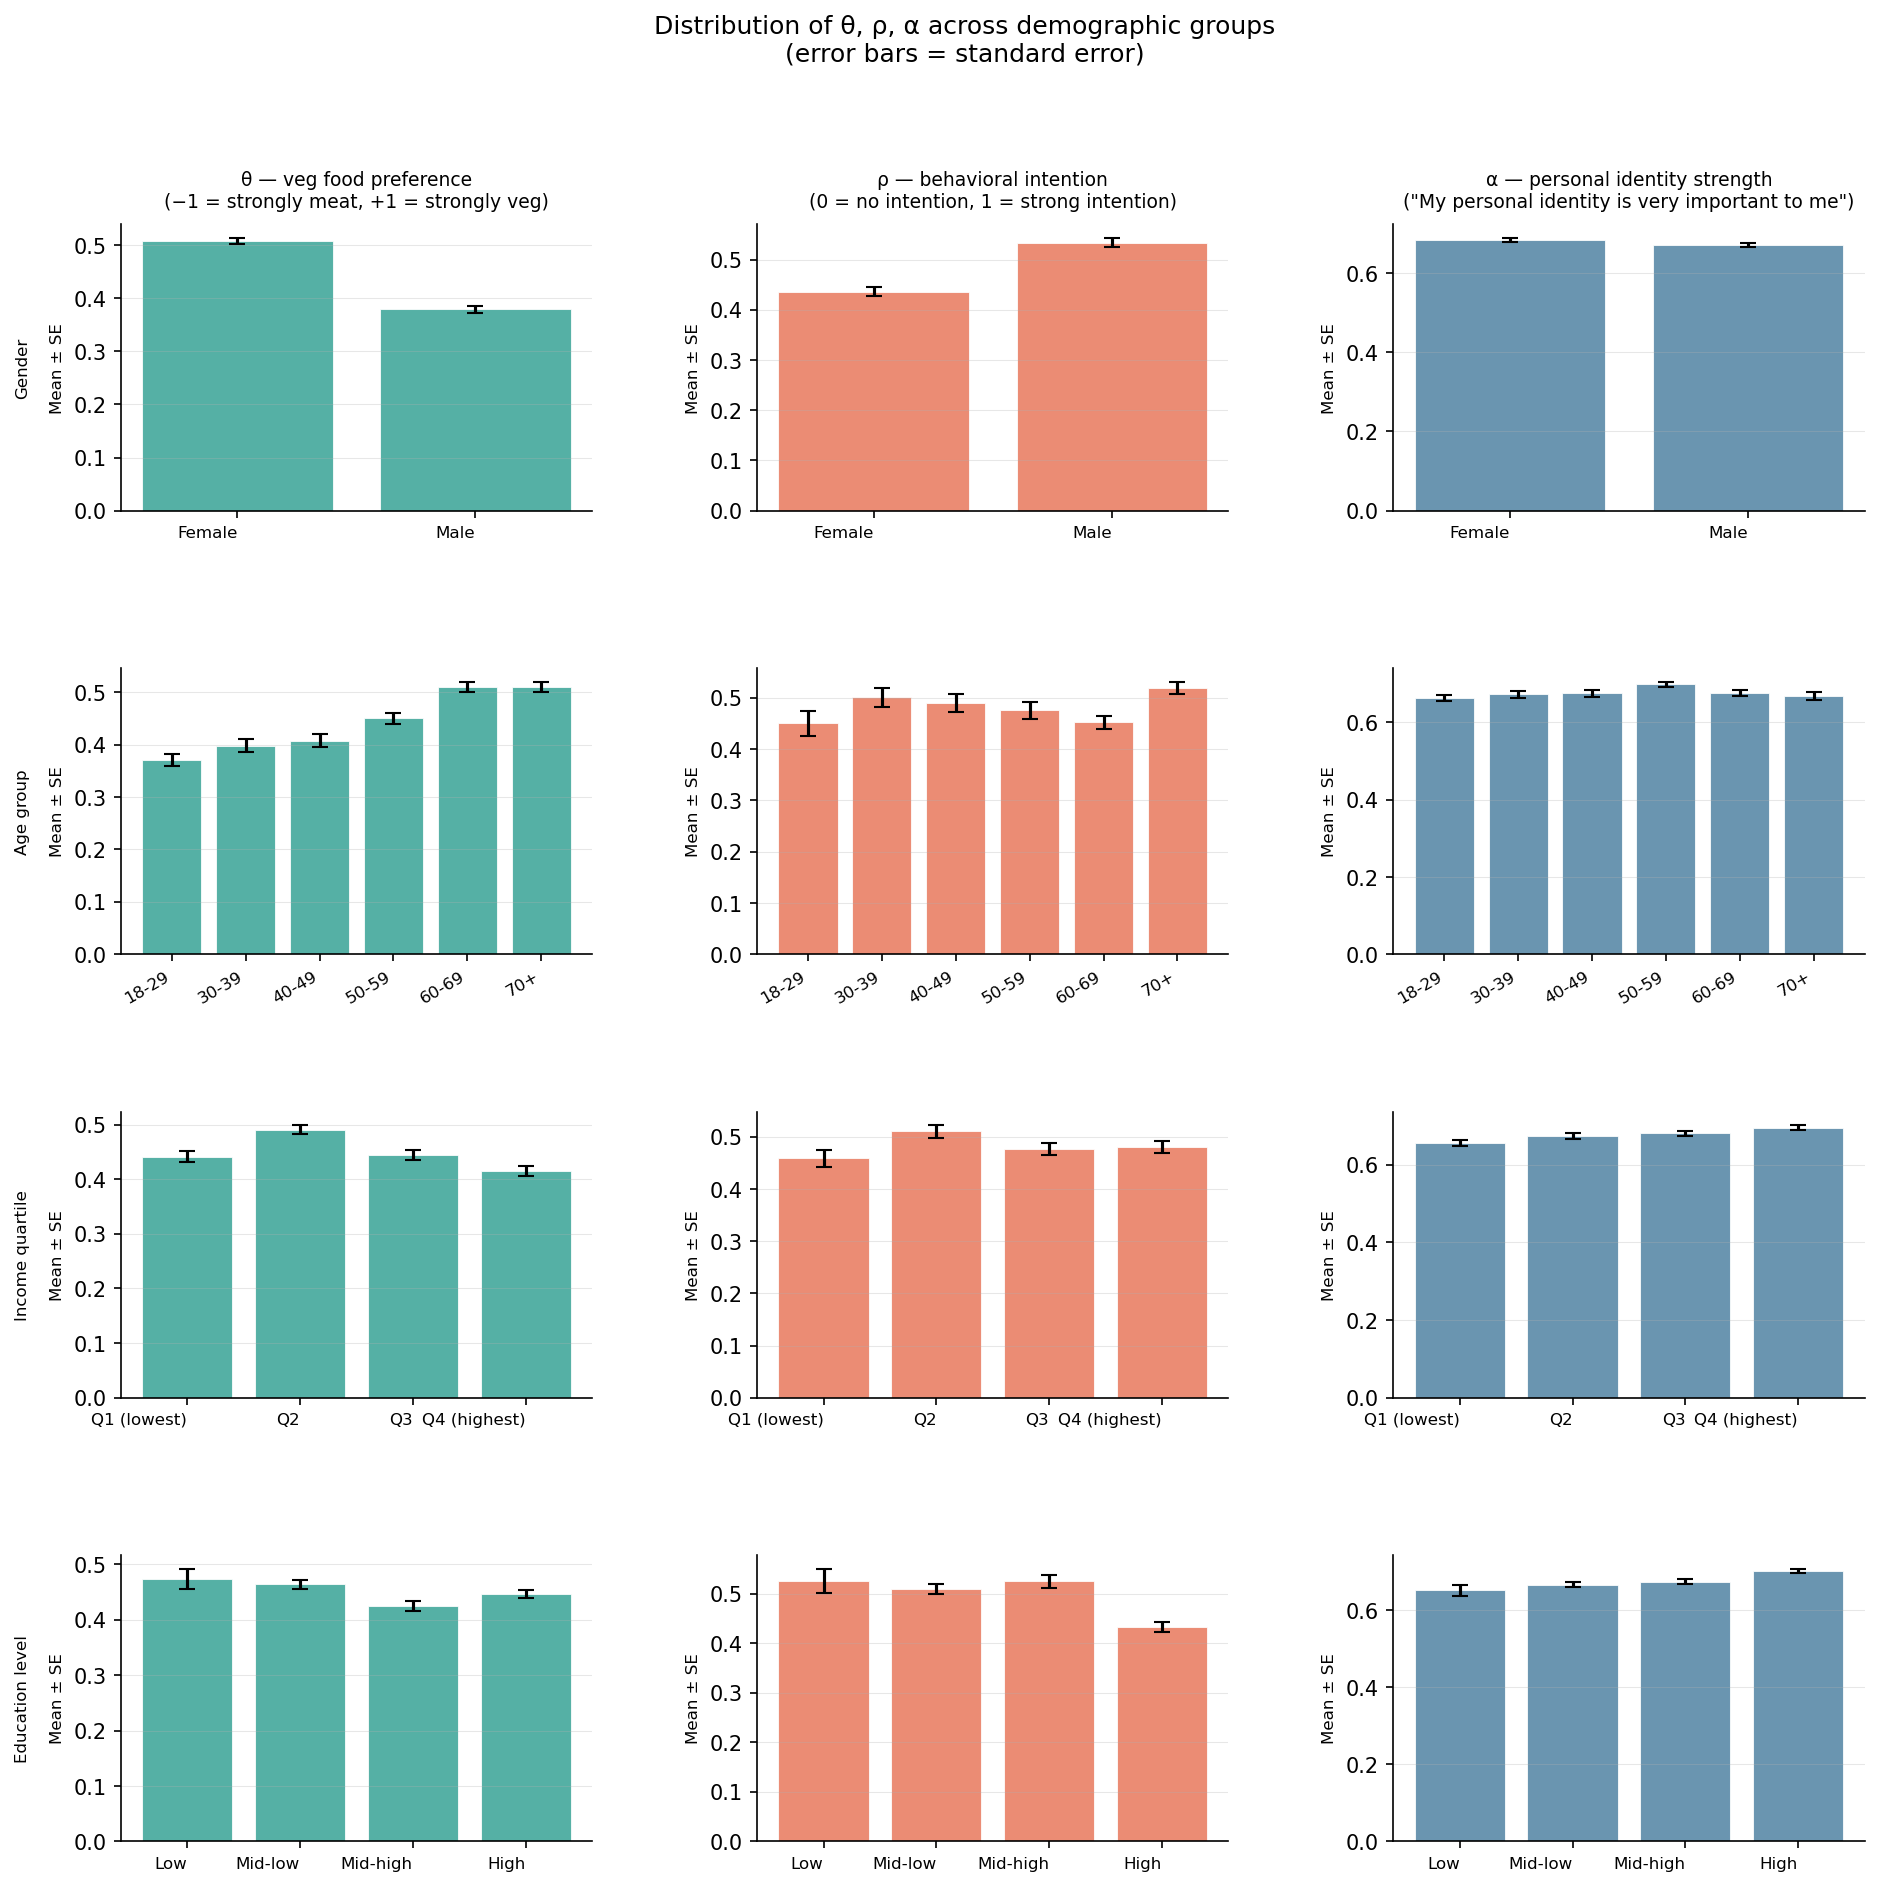

The script that saved this image:
"""
Demographic breakdown of theta, rho, and alpha.

Data sources:
- theta, rho: hierarchical_agents.csv (merged with theta survey)
- alpha: alpha_demographics.xlsx (full original survey, n~4944)
  Alpha is NOT loaded from hierarchical_agents.csv because ~2,328 alpha
  respondents have no theta match and would be excluded from the merged file.

Saves summary table to demographic_parameter_summary.csv
and figure to demographic_parameter_distributions.png
"""
import pandas as pd
import numpy as np
import matplotlib.pyplot as plt
import matplotlib.gridspec as gridspec
from pathlib import Path

OUT_DIR = Path(__file__).parent
DATA_FILE  = Path(__file__).parent.parent / "hierarchical_agents.csv"
ALPHA_FILE = Path(__file__).parent.parent / "alpha_demographics.xlsx"

# theta and rho from merged file
df = pd.read_csv(DATA_FILE)
rho_df = df[df['has_rho']].copy()

# alpha from full original survey
_alpha_raw = pd.read_excel(ALPHA_FILE)
alpha_df = pd.DataFrame({
    'alpha':     pd.to_numeric(_alpha_raw['Self-identity weight (alpha)'], errors='coerce'),
    'gender':    _alpha_raw['Gender'],
    'age':       pd.to_numeric(_alpha_raw['Age of the household member'], errors='coerce'),
    'incquart':  _alpha_raw['Income Quartile'],
    'educlevel': _alpha_raw['Education Level'],
}).dropna()
alpha_df['age_group'] = pd.cut(alpha_df['age'], bins=[17,29,39,49,59,69,120],
                                labels=['18-29','30-39','40-49','50-59','60-69','70+'])
alpha_df = alpha_df.dropna(subset=['age_group'])

# ── Labels ────────────────────────────────────────────────────────────────────
DEMO_VARS = {
    'gender':    {'order': ['Female', 'Male'],
                  'labels': {'Female': 'Female', 'Male': 'Male'}},
    'age_group': {'order': ['18-29','30-39','40-49','50-59','60-69','70+'],
                  'labels': None},
    'incquart':  {'order': [1, 2, 3, 4],
                  'labels': {1:'Q1 (lowest)', 2:'Q2', 3:'Q3', 4:'Q4 (highest)'}},
    'educlevel': {'order': [1, 2, 3, 4],
                  'labels': {1:'Low', 2:'Mid-low', 3:'Mid-high', 4:'High'}},
}

PARAM_LABELS = {
    'theta': 'θ — veg food preference\n(−1 = strongly meat, +1 = strongly veg)',
    'rho':   'ρ — behavioral intention\n(0 = no intention, 1 = strong intention)',
    'alpha': 'α — personal identity strength\n("My personal identity is very important to me")',
}

# ── Summary table ─────────────────────────────────────────────────────────────
rows = []
for var, cfg in DEMO_VARS.items():
    alpha_var = 'age_group' if var == 'age_group' else var
    for lvl in cfg['order']:
        label = cfg['labels'][lvl] if cfg['labels'] else str(lvl)
        t = df[df[var] == lvl]['theta']
        r = rho_df[rho_df[var] == lvl]['rho']
        a = alpha_df[alpha_df[alpha_var] == lvl]['alpha']
        rows.append({
            'variable': var, 'group': label,
            'theta_mean': round(t.mean(), 3), 'theta_sd': round(t.std(), 3), 'theta_n': len(t),
            'rho_mean':   round(r.mean(), 3), 'rho_sd':   round(r.std(), 3), 'rho_n':   len(r),
            'alpha_mean': round(a.mean(), 3), 'alpha_sd': round(a.std(), 3), 'alpha_n': len(a),
        })

summary = pd.DataFrame(rows)
summary.to_csv(OUT_DIR / "demographic_parameter_summary.csv", index=False)
print(f"Saved: demographic_parameter_summary.csv")

# ── Figure ────────────────────────────────────────────────────────────────────
PARAMS = ['theta', 'rho', 'alpha']
SOURCE = {'theta': df, 'rho': rho_df, 'alpha': alpha_df}
# alpha uses its own demographic column names (age_group instead of age)
ALPHA_VAR_MAP = {'age_group': 'age_group'}  # all others match
COLORS = {'theta': '#2a9d8f', 'rho': '#e76f51', 'alpha': '#457b9d'}

fig = plt.figure(figsize=(15, 14))
gs = gridspec.GridSpec(len(DEMO_VARS), len(PARAMS), hspace=0.55, wspace=0.35)

for row_i, (var, cfg) in enumerate(DEMO_VARS.items()):
    order  = cfg['order']
    xlabs  = [cfg['labels'][l] if cfg['labels'] else str(l) for l in order]

    for col_i, param in enumerate(PARAMS):
        ax = fig.add_subplot(gs[row_i, col_i])
        src = SOURCE[param]

        src_var = var  # alpha_df uses same column names except age is age_group
        means = [src[src[src_var] == lvl][param].mean() for lvl in order]
        sds   = [src[src[src_var] == lvl][param].std()  for lvl in order]
        ns    = [len(src[src[src_var] == lvl][param])    for lvl in order]
        ses   = [s / np.sqrt(n) for s, n in zip(sds, ns)]

        x = np.arange(len(order))
        bars = ax.bar(x, means, yerr=ses, capsize=4,
                      color=COLORS[param], alpha=0.8, edgecolor='white', linewidth=0.5)

        ax.set_xticks(x)
        ax.set_xticklabels(xlabs, fontsize=8,
                           rotation=30 if var in ('age_group',) else 0, ha='right')
        ax.set_ylabel('Mean ± SE', fontsize=8)
        ax.grid(axis='y', alpha=0.3, linewidth=0.5)
        ax.spines[['top', 'right']].set_visible(False)

        if row_i == 0:
            ax.set_title(PARAM_LABELS[param], fontsize=9, pad=8)
        if col_i == 0:
            var_label = {'gender': 'Gender', 'age_group': 'Age group',
                         'incquart': 'Income quartile', 'educlevel': 'Education level'}[var]
            ax.set_ylabel(f'{var_label}\n\nMean ± SE', fontsize=8)

fig.suptitle('Distribution of θ, ρ, α across demographic groups\n(error bars = standard error)',
             fontsize=12, y=0.98)

fig.savefig(OUT_DIR / "demographic_parameter_distributions.png", dpi=150, bbox_inches='tight')
print(f"Saved: demographic_parameter_distributions.png")
plt.close()
